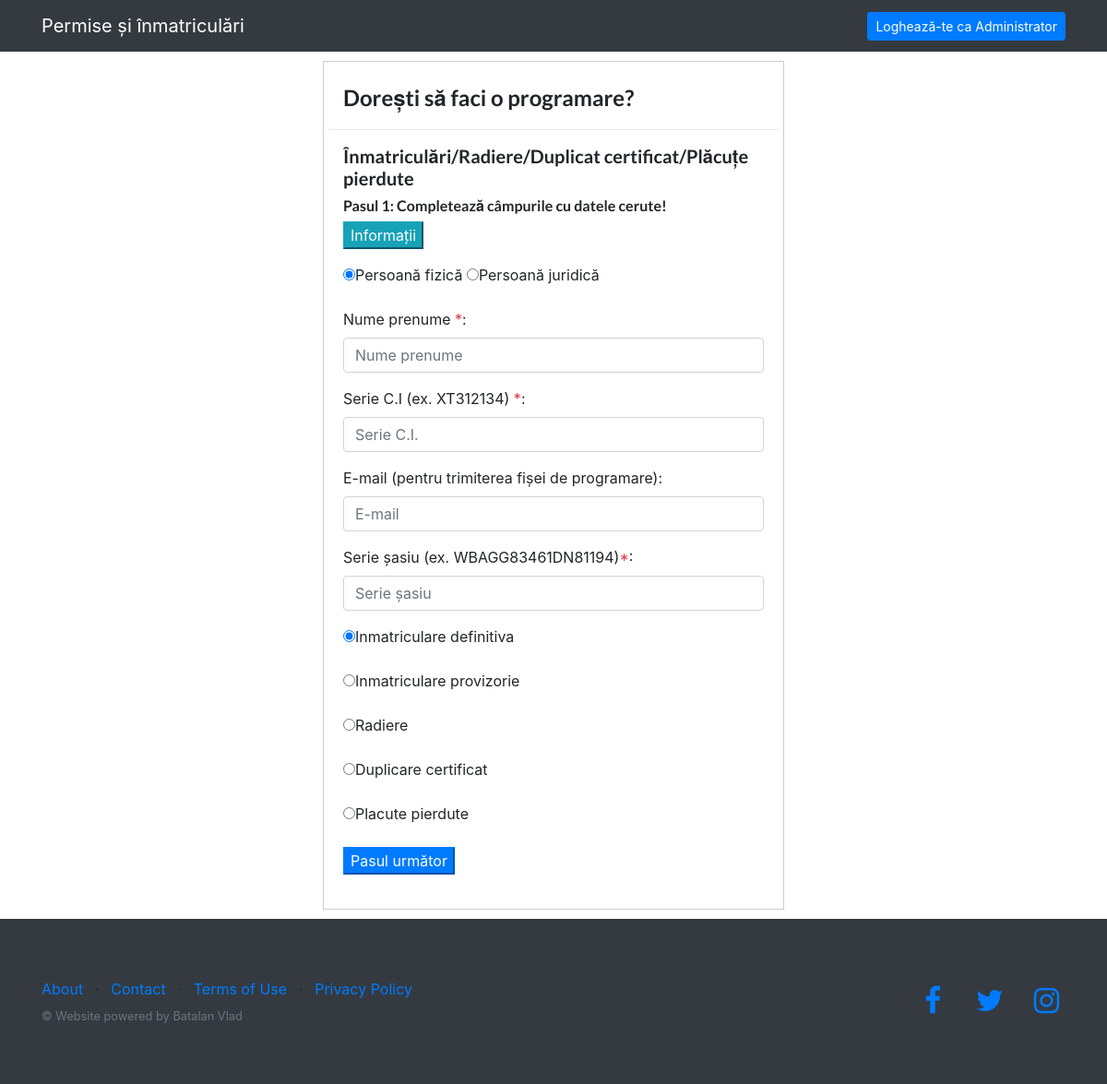
Screenshot of /Permise_si_Inmatriculari/formular_inmatriculari.php with the database file from the repository.
### tables this page shows
CREATE TABLE `proceduri` (
  `id_procedura` int(11) NOT NULL,
  `nume_procedura` varchar(50) NOT NULL,
  `descriere_procedura` varchar(50) NOT NULL,
  `timp_procedura` int(11) NOT NULL,
  `tip_procedura` int(11) NOT NULL
);

### Permise_si_Inmatriculari/formular_inmatriculari.php (the view, shortened to what this page needs)
<!DOCTYPE html>
<html lang="en">
<head>
  <link href="vendor/bootstrap/css/bootstrap.min.css" rel="stylesheet">
  <link href="vendor/font-awesome/css/font-awesome.min.css" rel="stylesheet" type="text/css">
  <link href="vendor/simple-line-icons/css/simple-line-icons.css" rel="stylesheet" type="text/css">
  <link href="css/landing-page.min.css" rel="stylesheet">
  <?php
    include "database/connection.php";
    include "include/formulare.php";
  ?>
</head>
<body>
  <?php
    include "include/components/main_nav.php";
  ?>
  <div class="main-container">
    <div class="centered-container">
      <div class="modal-header">
        <h4 class="modal-title">Dorești să faci o programare?</h4>
      </div>
      <div class="modal-body">
        <h5>Înmatriculări/Radiere/Duplicat certificat/Plăcuțe pierdute</h5>
        <h6>Pasul 1: Completează câmpurile cu datele cerute!</h6>
        <p>
        <button class="btn-xs btn-info" data-toggle="collapse" data-target="#info1">Informații</button>
        </p>
        <form action="formular_inmatriculari.php" method="post">
          <div class="form-group">
            <label class="radio-inline"><input type="radio" id="rd_fizica" name="tip_persoana" value="fizica" onchange="Change_Person();"
              <?php
                if(isset($tip_persoana) && $tip_persoana == "fizica")
                  echo "checked";
                else if(!isset($tip_persoana))
                  echo "checked";
              ?>
              >Persoană fizică</label>
            <label class="radio-inline"><input type="radio" id="rd_juridica" name="tip_persoana" value="juridica" onchange="Change_Person();"
              <?php
                if(isset($tip_persoana) && $tip_persoana == "juridica")
                  echo "checked";
              ?>
              >Persoană juridică</label>
          </div>
          <div id="Persoana-fizica">
            <div class="form-group">
              <label for="nume_prenume" id="nume_prenume">
                <?php
                  if(isset($tip_persoana) && $tip_persoana == "juridica")
                    echo "Denumire societate";
                  else
                    echo "Nume prenume";
                ?>
                <span class="text-danger">*</span>:</label>
              <input id="nume_prenume_input" type="text" class="form-control" name="nume_prenume"
                <?php
                  if(isset($tip_persoana) && $tip_persoana == "juridica")
                    echo "placeholder='Denumire societate'";
                  else
                    echo "placeholder='Nume prenume'";
                  if(isset($nume_prenume))
                    echo " value = '$nume_prenume'";
                ?>
              >
            </div>
            <div class="form-group">
              <label for="serie_CI" id="serie_CI">
                <?php
                  if(isset($tip_persoana) && $tip_persoana == "juridica")
                    echo "C.U.I.";
                  else
                    echo "Serie C.I (ex. XT312134)";
                ?>
                <span class="text-danger">*</span>:
              </label>
              <input id="cod_unic_input" type="text" class="form-control" name="serie_CI"
                <?php
                  if(isset($tip_persoana) && $tip_persoana == "juridica")
                    echo "placeholder='C.U.I'";
                  else
                    echo "placeholder='Serie C.I.'";
                  if(isset($cod_unic))
                    echo " value=$cod_unic";
                ?>
              >
            </div>
            <div class="form-group">
              <label for="email">E-mail (pentru trimiterea fișei de programare):</label>
              <input type="email" class="form-control" id="email" name="email" placeholder="E-mail" <?php if(isset($email)) echo"value = '$email'"; ?>>
            </div>
            <div class="form-group">
              <label for="serie_sasiu">Serie șasiu (ex. WBAGG83461DN81194)<span class="text-danger">*</span>:</label>
              <input type="text" class="form-control" id="serie_sasiu"  name="serie_sasiu" placeholder="Serie șasiu"  <?php if(isset($serie_sasiu)) echo"value = '$serie_sasiu'"; ?>>
            </div>
            <?php
              $sql = "SELECT id_procedura, descriere_procedura FROM proceduri WHERE tip_procedura = '1'";
              $query = mysqli_query($conn, $sql);
              $IndexProceduri = 0;
              while($procedura = mysqli_fetch_assoc($query))
              {
                $IndexProceduri ++;
                echo "
                  <div class='form-group'>
                    <label class='radio-inline'><input type='radio' name='rd_inmatriculare' value='".$procedura['id_procedura']."'";
                        if(isset($rd_inmatriculare) && $rd_inmatriculare == $procedura['id_procedura'])
                          echo "checked";
                        else if(!isset($rd_preschimbare) && $IndexProceduri == 1)
                          echo "checked";
                echo "
                    >".$procedura['descriere_procedura']."</label>
                  </div>
                ";
              }
            ?>
            <div class="form-group">
              <button type="submit" class="btn-primary btn-md" name="submit_inmatriculare">Pasul următor</button>
            </div>
          </form>
          </div>
      </div>
    </div>
    <?php
      include "include/components/footer.php";
    ?>
  </body>
  </html>

### Permise_si_Inmatriculari/include/components/main_nav.php (shortened to what this page needs)
<nav class="navbar navbar-dark bg-dark static-top">
  <div class="container">
    <a class="navbar-brand" href="index.php">Permise și înmatriculări</a>
    <?php
    	$href = "admin/pages/login.php";
    	$text = "Loghează-te ca Administrator";
    	echo "<a class='btn btn-primary btn-sm' href='$href'>$text</a>";
    ?>
  </div>
</nav>

### Permise_si_Inmatriculari/include/components/footer.php
<footer class="footer bg-dark">
  <div class="container">
    <div class="row">
      <div class="col-lg-6 h-100 text-center text-lg-left my-auto">
        <ul class="list-inline mb-2">
          <li class="list-inline-item">
            <a href="#">About</a>
          </li>
          <li class="list-inline-item">&sdot;</li>
          <li class="list-inline-item">
            <a href="#">Contact</a>
          </li>
          <li class="list-inline-item">&sdot;</li>
          <li class="list-inline-item">
            <a href="#">Terms of Use</a>
          </li>
          <li class="list-inline-item">&sdot;</li>
          <li class="list-inline-item">
            <a href="#">Privacy Policy</a>
          </li>
        </ul>
        <p class="text-muted small mb-4 mb-lg-0">&copy; Website powered by Batalan Vlad</p>
      </div>
      <div class="col-lg-6 h-100 text-center text-lg-right my-auto">
        <ul class="list-inline mb-0">
          <li class="list-inline-item mr-3">
            <a href="https://www.facebook.com/vlad.batalan.3">
              <i class="fa fa-facebook fa-2x fa-fw"></i>
            </a>
          </li>
          <li class="list-inline-item mr-3">
            <a href="#">
              <i class="fa fa-twitter fa-2x fa-fw"></i>
            </a>
          </li>
          <li class="list-inline-item">
            <a href="#">
              <i class="fa fa-instagram fa-2x fa-fw"></i>
            </a>
          </li>
        </ul>
      </div>
    </div>
  </div>
</footer>

### rows the page displays
proceduri: descriere_procedura "Inmatriculare definitiva"
proceduri: descriere_procedura "Inmatriculare provizorie"
proceduri: descriere_procedura "Radiere"
proceduri: descriere_procedura "Duplicare certificat"
proceduri: descriere_procedura "Placute pierdute"

### other values shown
$text "Loghează-te ca Administrator"
